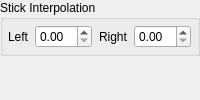
          <widget class="QWidget" name="smooth_page">
           <layout class="QVBoxLayout" name="verticalLayout_14">
            <property name="spacing">
             <number>0</number>
            </property>
            <property name="leftMargin">
             <number>0</number>
            </property>
            <property name="topMargin">
             <number>0</number>
            </property>
            <property name="rightMargin">
             <number>0</number>
            </property>
            <property name="bottomMargin">
             <number>0</number>
            </property>
            <item>
             <widget class="QGroupBox" name="gb_stick_lerp">
              <property name="title">
               <string>Stick Interpolation</string>
              </property>
              <layout class="QHBoxLayout" name="horizontalLayout_28">
               <property name="leftMargin">
                <number>5</number>
               </property>
               <property name="topMargin">
                <number>5</number>
               </property>
               <property name="rightMargin">
                <number>5</number>
               </property>
               <property name="bottomMargin">
                <number>5</number>
               </property>
               <item>
                <widget class="QLabel" name="left_stick_lerp_label">
                 <property name="text">
                  <string>Left</string>
                 </property>
                </widget>
               </item>
               <item>
                <widget class="QDoubleSpinBox" name="left_stick_lerp">
                 <property name="singleStep">
                  <double>0.100000000000000</double>
                 </property>
                </widget>
               </item>
               <item>
                <spacer name="horizontalSpacer_27">
                 <property name="orientation">
                  <enum>Qt::Horizontal</enum>
                 </property>
                 <property name="sizeType">
                  <enum>QSizePolicy::MinimumExpanding</enum>
                 </property>
                 <property name="sizeHint" stdset="0">
                  <size>
                   <width>0</width>
                   <height>0</height>
                  </size>
                 </property>
                </spacer>
               </item>
               <item>
                <widget class="QLabel" name="right_stick_lerp_label">
                 <property name="text">
                  <string>Right</string>
                 </property>
                </widget>
               </item>
               <item>
                <widget class="QDoubleSpinBox" name="right_stick_lerp">
                 <property name="singleStep">
                  <double>0.100000000000000</double>
                 </property>
                </widget>
               </item>
               <item>
                <spacer name="horizontalSpacer_28">
                 <property name="orientation">
                  <enum>Qt::Horizontal</enum>
                 </property>
                 <property name="sizeType">
                  <enum>QSizePolicy::MinimumExpanding</enum>
                 </property>
                 <property name="sizeHint" stdset="0">
                  <size>
                   <width>0</width>
                   <height>0</height>
                  </size>
                 </property>
                </spacer>
               </item>
              </layout>
             </widget>
            </item>
            <item>
             <spacer name="verticalSpacer_444">
              <property name="orientation">
               <enum>Qt::Vertical</enum>
              </property>
              <property name="sizeType">
               <enum>QSizePolicy::MinimumExpanding</enum>
              </property>
              <property name="sizeHint" stdset="0">
               <size>
                <width>0</width>
                <height>0</height>
               </size>
              </property>
             </spacer>
            </item>
           </layout>
          </widget>
